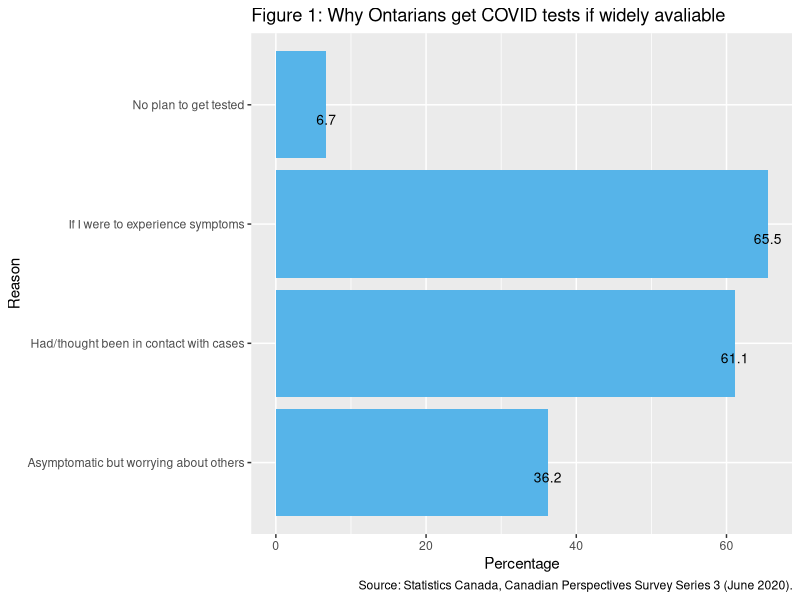
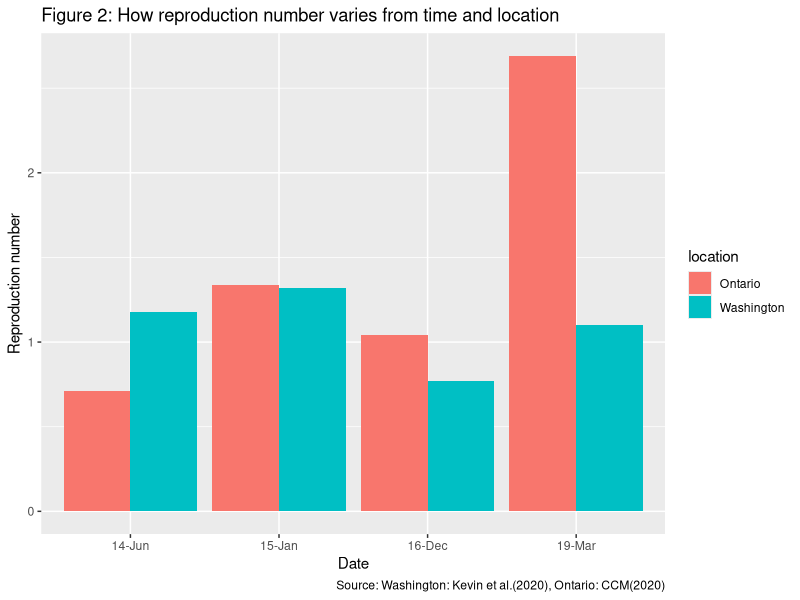
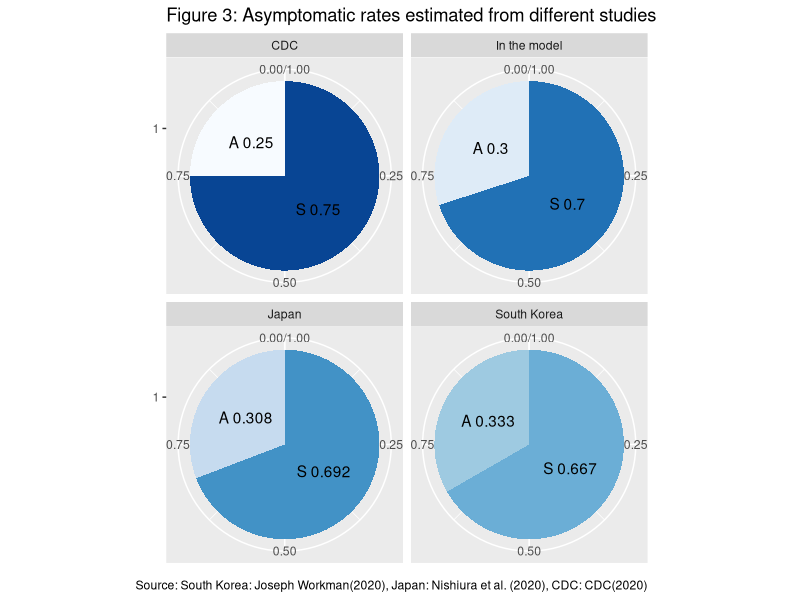
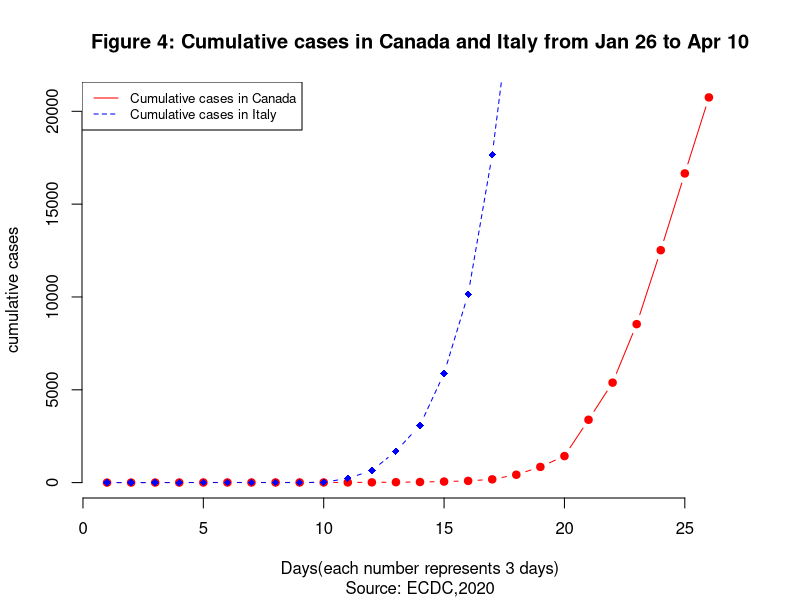
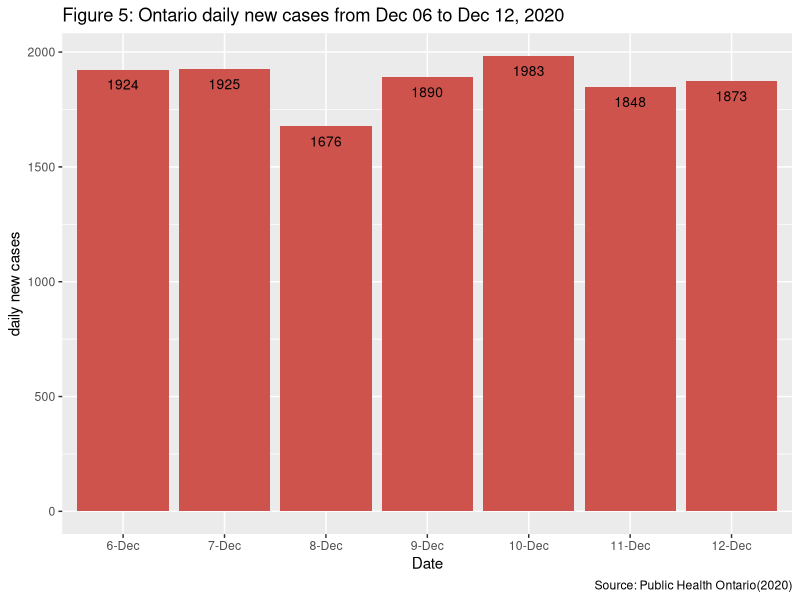
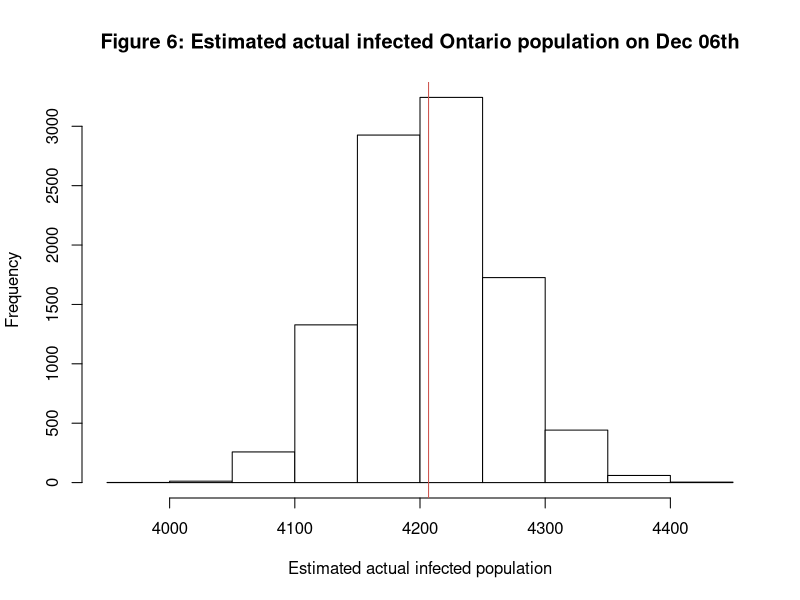
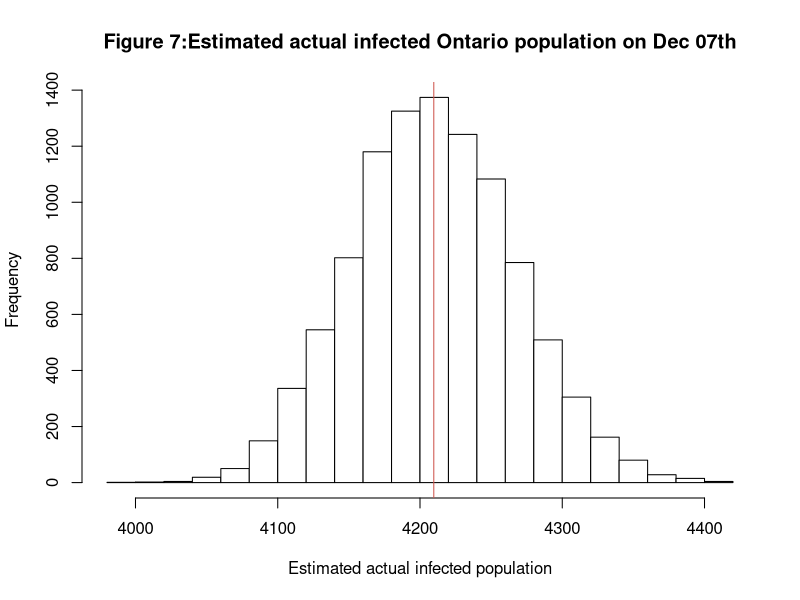
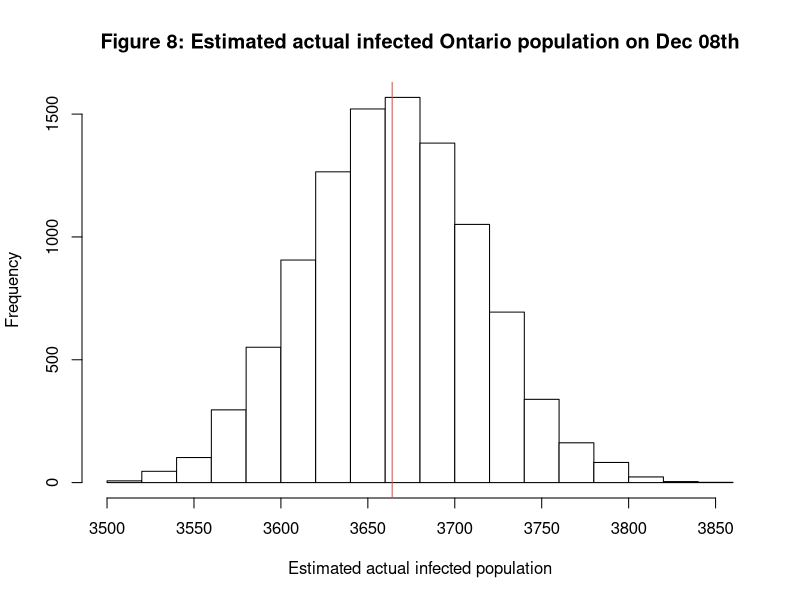

Write R code to recreate these figures, in order.
## ---- chunk 1
# library and import data we want to analyze
library(ggplot2)
library(readr)
library(dplyr)
library(knitr)
library(tidyverse)
library(kableExtra)
contacttracing <- read_csv("contacttracing.csv")
coviddata <- read_csv("covid19data.csv")
rnumber <- read_csv("r0.on.wa.csv")
## ---- chunk 2
#Creating table for variables used in the model/as evidence adapted from various sources.
selected_table <- data.frame(var = c('date',  'total cases','new cases','r','location', 'C(t)', 'C0','w0','s0'), describ = c('Date that the case was reported to the local public health unit(PHU)', 'Cumulative COVID-19 cases', 'Daily reported cases released by Public Health Ontario','Reproduction number: an estimate of the average infections that a COVID patient results', 'location','the cumulative number of confirmed cases at time t in days','initial number of confirmed cases at the time when the count starts','citizen’s willingness to get tested(if symptoms developed)','the percentage of symptomatic infected population, equals to 0.7 in the model'))
colnames(selected_table) <- c("Variables", "Description")
kable(selected_table, caption="Variables used in the model/as evidence adapted from various sources") %>% 
  kable_styling(latex_options = "hold_position")
## ---- chunk 3
## Visualize CPSS survey result. 
reasons <-c("If I were to experience symptoms","Had/thought been in contact with cases","Asymptomatic but worrying about others","No plan to get tested")
percentage_reasons <-c(65.5,61.1,36.2,6.7)
CPSS_frame <- data.frame(reasons,percentage_reasons)

CPSS_plot <- 
  ggplot(data = CPSS_frame, aes(reasons,percentage_reasons)) + geom_bar(stat='identity',fill="#56B4E9")  + 
  geom_text(aes(label=percentage_reasons), vjust=2, color="black", size=3.5)+
  labs(title="Figure 1: Why Ontarians get COVID tests if widely avaliable ",x="Reason", y = "Percentage",caption = "Source: Statistics Canada, Canadian Perspectives Survey Series 3 (June 2020).")+ 
  coord_flip()
CPSS_plot
## ---- chunk 4
## A table to illustrates how the reproduction number vary from time and location. 
r_plot <- 
  ggplot(data =rnumber, aes(date, R)) + geom_bar(aes(fill = location), stat='identity',position = 'dodge') + 
  labs(title="Figure 2: How reproduction number varies from time and location ",x="Date", y = "Reproduction number",caption = "Source: Washington: Kevin et al.(2020), Ontario: CCM(2020)") 
r_plot
## ---- chunk 5
# Visualize pie chart illustrates different asymptomatic rates estimated from different studies.
aymptomatic_rates = data.frame(type = c("South Korea", "South Korea", "Japan", "Japan", "CDC", "CDC","In the model","In the model"), subtype = c("A 0.333", "S 0.667", "A 0.308", "S 0.692", "A 0.25","S 0.75","A 0.3","S 0.7"), value = c(0.333, 0.667, 0.308,0.692, 0.25, 0.75,0.3,0.7))
ggplot(aymptomatic_rates, aes(x = factor(1), y = value, fill = factor(subtype))) + 
    geom_bar(stat = "identity", width = 1)  + 
  geom_text(aes(label = subtype), position = position_stack(vjust = 0.5)) +
  scale_x_continuous(expand = c(0,0)) +
  coord_polar(theta = "y") +
  facet_grid(Channel ~ ., scales = "free")+
  labs(title = "Figure 3: Asymptomatic rates estimated from different studies",
       caption = "Source: South Korea: Joseph Workman(2020), Japan: Nishiura et al. (2020), CDC: CDC(2020)")+
    theme(legend.position = "none") +
    scale_x_discrete(NULL, expand = c(0,0)) +
    scale_y_continuous(NULL, expand = c(0,0)) + 
    coord_polar(theta = "y") +
    facet_wrap(~type)+
  scale_fill_brewer(palette="Blues")
## ---- chunk 6
# Show the exponential growth path using Canada and Italy historical cumulative cases data from January 26 to April 10, recorded every 3 days.
# Transfer original dataset to a data frame.
clean_covid_data<- data.frame(coviddata)
# Create the line for Canada.
plot(clean_covid_data$Canada.case, type = "b", frame = FALSE, pch = 19, 
     col = "red", xlab = "Days(each number represents 3 days)",sub = 'Source: ECDC,2020', ylab = "cumulative cases",main = "Figure 4: Cumulative cases in Canada and Italy from Jan 26 to Apr 10")
# Add the line for Italy. 
lines(clean_covid_data$Italy.case, pch = 18, col = "blue", type = "b", lty = 2)
# Add a legend to the plot
legend("topleft", legend=c("Cumulative cases in Canada", "Cumulative cases in Italy"),
       col=c("red", "blue"), lty = 1:2, cex=0.8)
## ---- chunk 7
daily_on_dec <- data.frame(contacttracing) %>%
  select(date, new.cases)
december_plot <- 
  ggplot(data = daily_on_dec, aes(date,new.cases)) + geom_bar(stat='identity',fill="#CD534CFF")  + 
  geom_text(aes(label=new.cases), vjust=2, color="black", size=3.5)+
  labs(title="Figure 5: Ontario daily new cases from Dec 06 to Dec 12, 2020 ",x="Date", y = "daily new cases",caption = "Source: Public Health Ontario(2020)")+ scale_x_discrete(limits=c("6-Dec", "7-Dec", "8-Dec", "9-Dec", "10-Dec", "11-Dec", "12-Dec"))
december_plot
## ---- chunk 8
set.seed(0291)
total_6_tested = c()
total_7_tested = c()
total_8_tested = c()
tested <- runif(10,min=0.605,max=0.702)
# use a for loop to simulate the chance of the symptomatic residents to get a COVID test 10 times
# Repeat it for 10000 times.
N <- 10000
n <- 10
for (i in 1:N){
  sum_6_tested = 1924*n / sum(0.7 * runif(10,min=0.605,max=0.702))
  total_6_tested = c(total_6_tested,sum_6_tested)
  sum_7_tested = 1925*n / sum(0.7 * runif(10,min=0.605,max=0.702))
  total_7_tested = c(total_7_tested,sum_7_tested)
  sum_8_tested = 1676*n / sum(0.7 * runif(10,min=0.605,max=0.702))
  total_8_tested = c(total_8_tested,sum_8_tested)
}

## ---- chunk 9
set.seed(0291)
# Settings for the social gathering
initial_infection <- 1
time_range <- 3
## ---- chunk 10
# Model 1
# Model results for estimating the actual infected population in Ontario on the day of Dec 06, 07 and 08 respectively. 
# Mean of simulated results is highlighted with red line.
# Dec 06th estimated infection
hist(total_6_tested, main= "Figure 6: Estimated actual infected Ontario population on Dec 06th",col="white",xlab="Estimated actual infected population")
abline(v=mean(total_6_tested),col='#CD534CFF')

# Dec 07th estimated infection
hist(total_7_tested, main= "Figure 7:Estimated actual infected Ontario population on Dec 07th",col="white",xlab="Estimated actual infected population")
abline(v=mean(total_7_tested),col='#CD534CFF')
# Dec 08th estimated infection
hist(total_8_tested, main= "Figure 8: Estimated actual infected Ontario population on Dec 08th",col="white",xlab="Estimated actual infected population")
abline(v=mean(total_8_tested),col='#CD534CFF')
## ---- chunk 11
#Model1
#Estimated vs actual value.
#Store values in a dataset for later creating plot
date68 <- c('Dec 06','Dec 06', 'Dec 07', 'Dec 07','Dec 08' ,'Dec 08')
Estimated <- c(mean(total_6_tested),1924,mean(total_7_tested),1925,mean(total_8_tested),1676)
type_a <- c("Estimated","Observed","Estimated","Observed","Estimated","Observed")
simulationvsactual<-data.frame(date68, Estimated, type_a)

#Plot for estimated actual infected population vs observed confirmed cases on Dec 06, 07 and 08.
compare_plot <- 
  ggplot(data =simulationvsactual, aes(date68, Estimated)) + geom_bar(aes(fill = type_a), stat='identity',position = 'dodge') + 
  labs(title="Figure 9: Compare observed confirmed cases and estimated actual infected population ",x="Date", y = "infected cases",caption = "Source: Public Health Ontario(2020)") 
compare_plot
## ---- chunk 12
# Model 2 
set.seed(0291)
# Estimated infected cases results three days after one social gathering with one initial infected case.
Day1_cu <- mean(runif(10000, min = 1.7, max = 7.6) ^1)
Day2_cu <- Day1_cu ^2
Day3_cu <- Day1_cu ^3

# Create a table to store these values.
Days <- c('Day0','Day1','Day2','Day3')
Infected <- c(initial_infection,Day1_cu,Day2_cu,Day3_cu)
Model2 <- data.frame(Days,Infected)

# Draw a scatterplot using ggplot
M2_plot <- 
  ggplot(data =Model2, aes(Days, Infected)) + geom_bar(stat='identity',fill="#56B4E9") + geom_text(aes(label=Infected), vjust=-0.3, color="black", size=3.5)+
  labs(title="Figure 10: Estimated infected population in three days ",x="Days", y = "Infected cases") 
M2_plot
